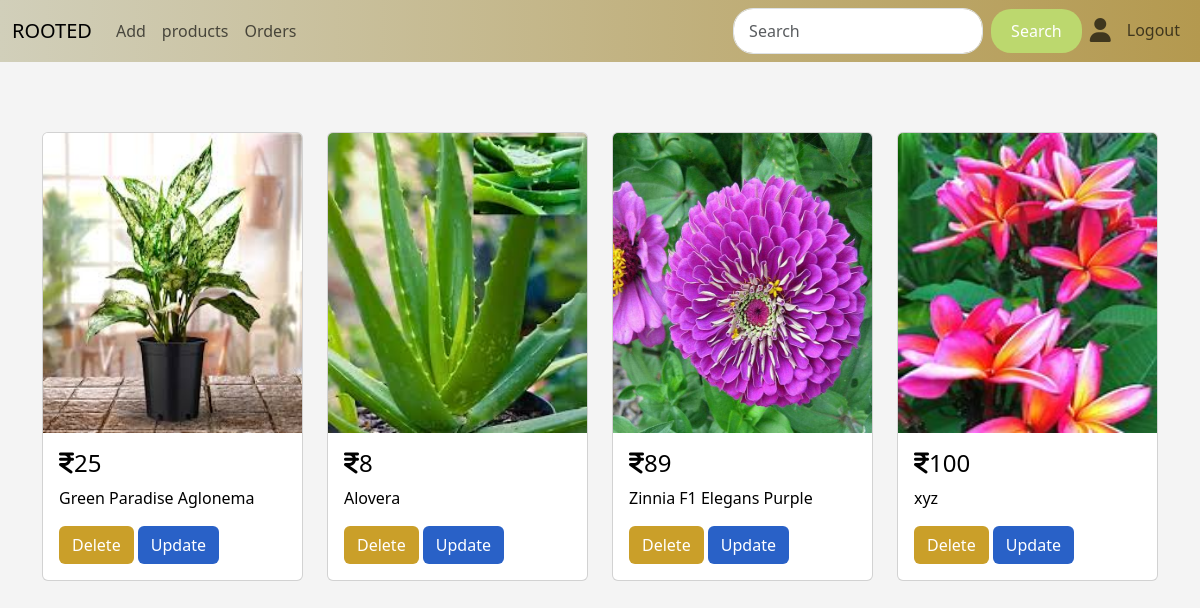
Page /view_prdts on the committed database.
### app/models.py (models this page shows, shortened)
class Plants(models.Model):
    p_id=models.TextField()
    name=models.TextField()
    p_catg=models.TextField()
    p_dis=models.TextField()
    price=models.IntegerField()
    offer_price=models.IntegerField()
    img=models.FileField()
    img2=models.FileField()
    stock=models.IntegerField()
    catg=models.ForeignKey(Category,on_delete=models.CASCADE)
    mcatg=models.ForeignKey(Main_cat,on_delete=models.CASCADE)

### app/views.py (the view)
# urls.py: path('view_prdts',views.view_prdts),
def view_prdts(req):
    data=Plants.objects.all()
    return render(req,'admin/view_prdts.html',{'data':data})

### templates/admin/view_prdts.html (shortened to what this page needs)
<!DOCTYPE html>
<html lang="en">
<head>
    {% load static %}
    <link rel="stylesheet" href="https://cdnjs.cloudflare.com/ajax/libs/font-awesome/6.6.0/css/all.min.css">
    <link href="https://cdn.jsdelivr.net/npm/bootstrap@5.3.3/dist/css/bootstrap.min.css" rel="stylesheet">
    <link rel="stylesheet" href="{% static 'css/style.css'%}">
</head>
<body>
  <nav class="navbar navbar-expand-sm " id="navb">
    <div class="container-fluid">
      <a class="navbar-brand" href="../a_home">ROOTED</a>
      <div class="collapse navbar-collapse" id="collapsibleNavbar">
        <ul class="navbar-nav me-auto">
          <li class="nav-item" id="dropdown">
            <a href="" class="nav-link" id="dropbtn">Add</a>
          </li>
          <li class="nav-item" id="dropdown">
            <a href="" class="nav-link" id="dropbtn">products
            </a>
          </li>
          <li class="nav-item" id="dropdown">
            <a href="" class="nav-link" id="dropbtn">Orders
            </a>
          </li>
        </ul>
        <form class="d-flex">
          <input class="form-control me-2" type="text" placeholder="Search">
          <button class="btn btn-primary" type="button">Search</button>
          <ul class="navbar-nav me-auto">
            <li class="nav-item">
              <a class="nav-link" href="m_login"><i class="fa-solid fa-user"></i></a>
            </li>
            <li class="nav-item" >
              <a class="nav-link" href="admin_logout">Logout</i></a>
            </li>
          </ul>
        </form>
      </div>
    </div>
  </nav>
    <div class="container" style="margin-top: 50px;" >
        <div class="row" id="pp">
          {% for plant in data %}
          <div class="col-lg-3" id="oo">
            <a href="" style="text-decoration: none; color: black;"><div class="card" style="margin-top: 20px;">
              <img class="card-img-top" src="{{plant.img.url}}" alt="Card image" style="width:100%; height: 300px;">
              <div class="card-body">
                <h4 class="card-title"><i class="fa-solid fa-indian-rupee-sign"></i>{{plant.price}}</h4>
                <p class="card-text">{{plant.name}}</p>
                <a  href="delete_prd/{{plant.pk}}"  class="btn" style="background-color: #ca9f29; color: white;" > Delete </a>
                <a href="update_prd/{{plant.pk}}" class="btn" style="background-color: #2961c7; color: white;"> Update</a>
              </div></a>
            </div>
          </div>
          {% endfor %}
</body>
</html>

### static/css/style.css (style rules this page uses)
body { background-color: #f4f4f4; }
#navb { background: linear-gradient(to right, #d1cfba,#b4994f); }
.navbar-nav { display:flex; align-content: center; }
#dropdown { float: left; overflow: hidden; }
.d-flex { display: flex; align-items: center; }
.form-control { border-radius: 20px; padding: 10px 15px; width: 250px; }
.btn-primary { background-color: #bcd86e; border: none; border-radius: 20px; padding: 10px 20px; transition: background-color 0.3s ease; }
.fa-user,.fa-cart-shopping { font-size: 1.5rem; }

### rows in the picture
Plants: img (picture), price "25", name "Green Paradise Aglonema"
Plants: img (picture), price "8", name "Alovera"
Plants: img (picture), price "89", name "Zinnia F1 Elegans Purple"
Plants: img (picture), price "100", name "xyz"
